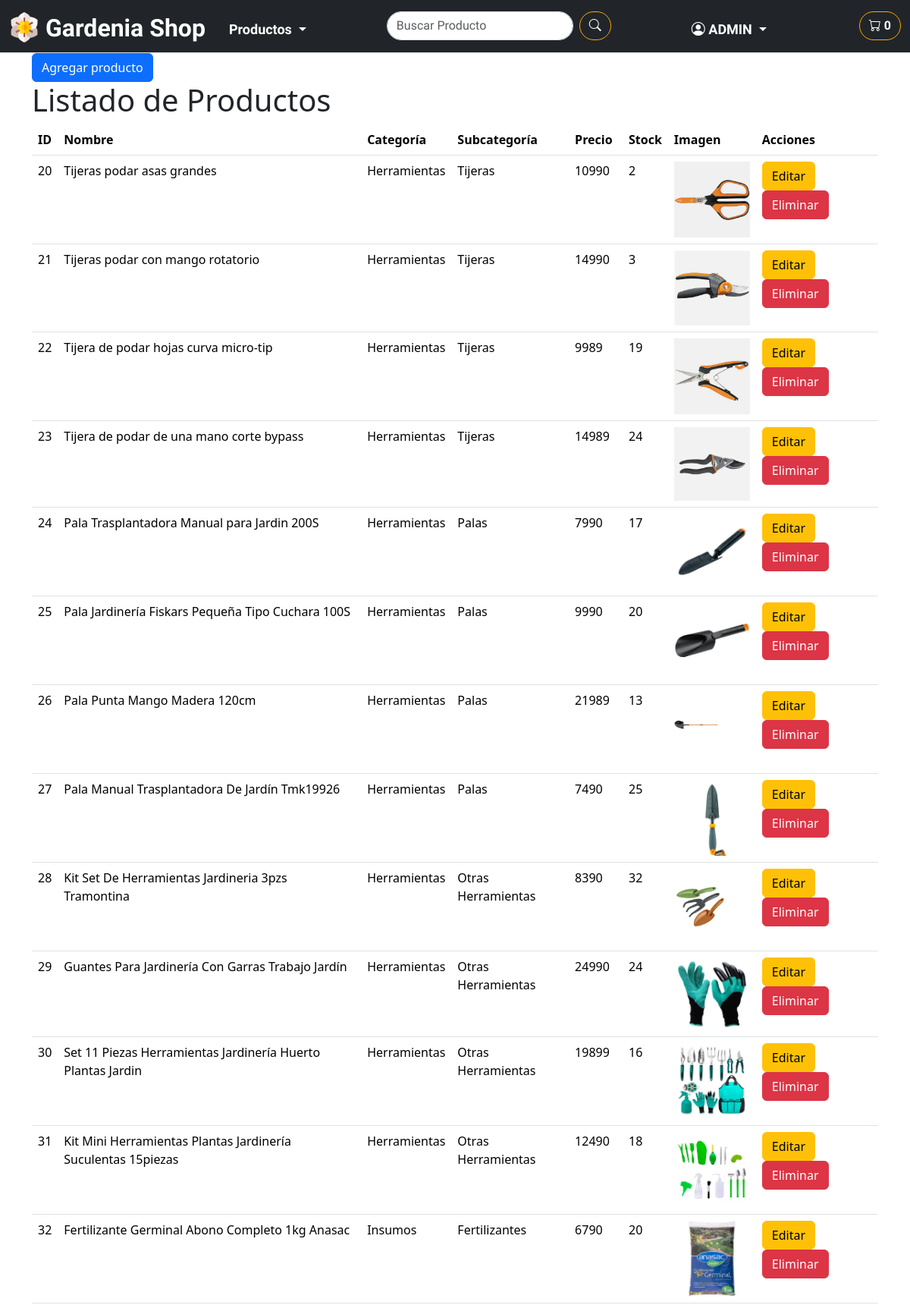
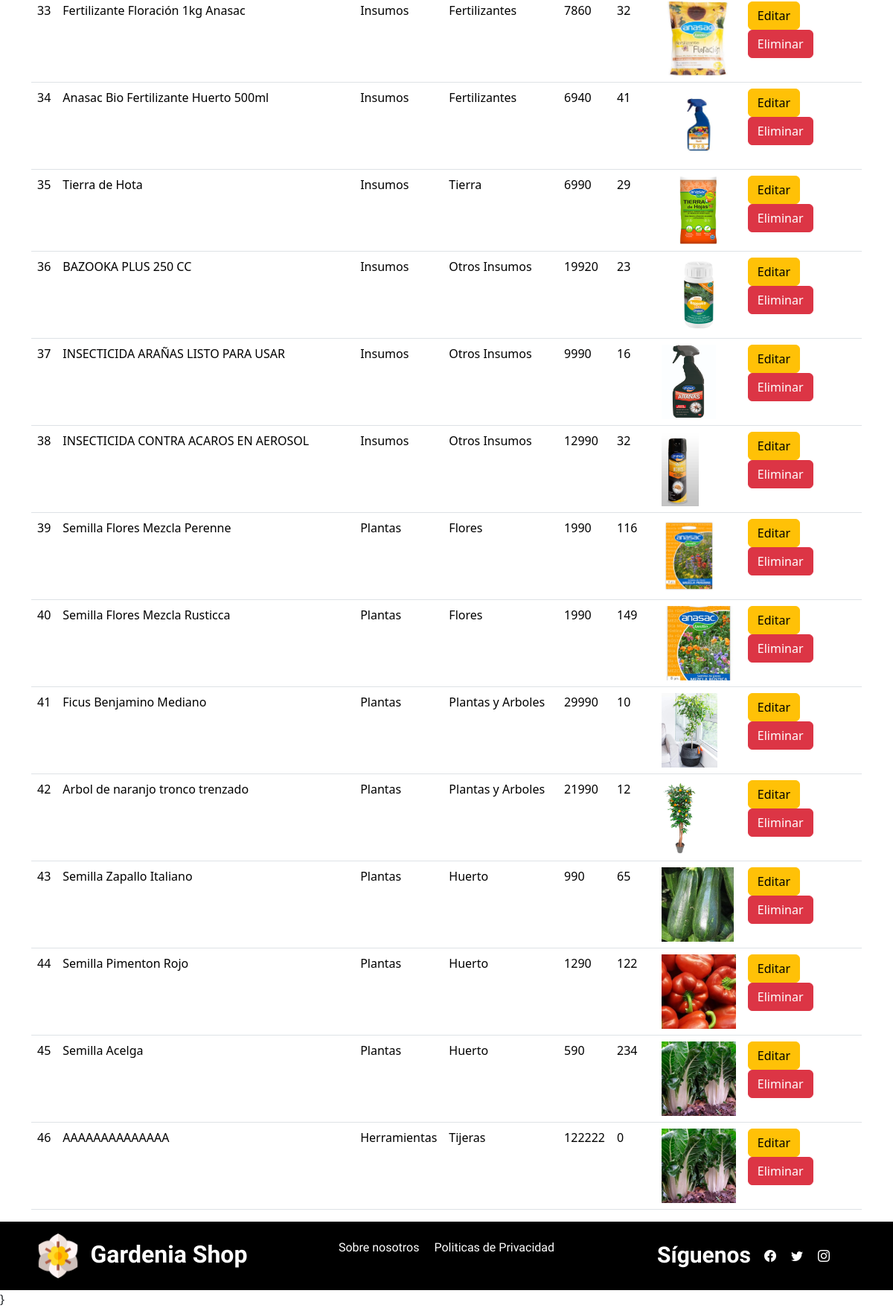
Page /shopWeb/admin/productos/ (signed in) on the committed database (2 pictures, top to bottom).
### shopWeb/models.py (models this page shows, shortened)
class Producto(models.Model):
    id_categoria = models.ForeignKey(Categoria, on_delete=models.CASCADE, related_name='categoria_producto')
    id_subcategoria = models.ForeignKey(SubCategoria, on_delete=models.CASCADE, related_name='subcategoria_producto')
    id_producto = models.AutoField(primary_key=True)
    nombre = models.CharField(max_length=80)
    precio = models.IntegerField()
    stock = models.IntegerField()
    descripcion = models.CharField(max_length=250, blank=True, null=True)
    img = models.ImageField(upload_to='productos/', null=True, blank=True)

class Categoria(models.Model):
    categoria_id = models.AutoField(primary_key=True)
    categoria_nombre = models.CharField( max_length=50)

class SubCategoria(models.Model):
    subcategoria_id = models.AutoField(primary_key=True)
    categoria = models.ForeignKey(Categoria, on_delete=models.CASCADE, related_name='categorias_productos')
    subcategoria_nombre = models.CharField(max_length=50)

### shopWeb/views.py (the view)
# urls.py: path('productos/', views.all_productos_view, name='productos'),
@login_required
@user_passes_test(es_admin)
def productos(request):
    productos = Producto.objects.all()
    return render(request, 'shopWeb/admin/productos.html', {'productos': productos})

### shopWeb/views.py (called while the page is built)
def es_admin(user):
    return user.is_staff

### shopWeb/templates/shopWeb/admin/productos.html (shortened to what this page needs)
{% extends 'shopWeb/layouts/base.html' %}
{% load static %}
{% block content %}
<div class="container">
    <a href="{% url 'agregar_producto' %}"
        class="btn btn-primary">Agregar producto</a>
    <h1>Listado de Productos</h1>
    <table class="table">
        <thead>
            <tr>
                <th>ID</th>
                <th>Nombre</th>
                <th>Categoría</th>
                <th>Subcategoría</th>
                <th>Precio</th>
                <th>Stock</th>
                <th>Imagen</th>
                <th>Acciones</th>
            </tr>
        </thead>
        <tbody>
            {% for producto in productos %}
            <tr>
                <td>{{ producto.id_producto }}</td>
                <td>{{ producto.nombre }}</td>
                <td>{{ producto.id_categoria.categoria_nombre }}</td>
                <td>{{ producto.id_subcategoria.subcategoria_nombre }}</td>
                <td>{{ producto.precio }}</td>
                <td>{{ producto.stock }}</td>
                <td>
                    {% if producto.img %}
                        <img src="{{ producto.img.url }}"
                            alt="{{ producto.nombre }}"
                            style="max-width: 100px; max-height: 100px;">
                    {% else %}
                        No image
                    {% endif %}
                </td>
                <td>
                    <a
                        href="{% url 'editar_producto' producto.id_producto %}"
                        class="btn btn-warning">Editar</a>
                        <a href="{% url 'eliminar_producto' producto.id_producto %}" class="btn btn-danger" onclick="return confirm('¿Estás seguro de que deseas eliminar este producto?');">Eliminar</a>
                </td>
            </tr>
            {% endfor %}
        </tbody>
    </table>
</div>
{% endblock %}

### shopWeb/templates/shopWeb/layouts/navbar.html (shortened to what this page needs)
{% load static %}
<link rel="stylesheet" type="text/css" href="{% static 'css/style.css' %}">
<nav
    class="navbar navbar-dark navbar-expand-lg bg-dark sticky-top border-bottom pb-0">
    <div
        class="container-fluid d-flex align-items-center justify-content-between">
        <div class="d-flex align-items-start">
            <img src="{% static 'img/logo/logo_color.png' %}" alt="logo color"
                width="40" class="me-2 mt-2">
            <a class="navbar-brand dancing-script-font"
                href="{% url 'index' %}">
                <h5>Gardenia Shop</h5>
            </a>
        </div>
        <div class="offcanvas bg-dark offcanvas-end flex-column" id="offcanvas"
            aria-labelledby="offcanvasLabel">
            <div class="offcanvas-body justify-content-start align-items-start">
                <ul
                    class="navbar-nav me-auto d-flex flex-column flex-lg-row flex-grow-1 align-items-start justify-content-between">
                    <li class="nav-item dropdown">
                        <a class="nav-link dropdown-toggle comfortaa-font"
                            href="#PRODUCTOS" id="navbarDropdownMenuLink1"
                            role="button" data-bs-toggle="dropdown"
                            aria-expanded="false">
                            Productos
                        </a>
                    </li>
                    <form class="d-flex" role="search">
                        <input type="text" class="form-control me-2"
                            placeholder="Buscar Producto">
                        <button type="submit" class="btn btn-outline-success">
                            <i class="bi bi-search"></i>
                        </button>
                    </form>
                    {% if request.user.is_authenticated %}
                    {% if request.user.is_staff %}
                    <li class="nav-item dropdown">
                        <a class="nav-link dropdown-toggle"
                            id="navbarDropdownMenuLink1" role="button"
                            data-bs-toggle="dropdown" aria-expanded="false">
                            <i class="bi bi-person-circle"></i>
                            {{request.user.username}}
                        </a>
                    </li>
                    {% endif %}
                    {% else %}
                    <a class="nav-link comfortaa-font" id="singin" href="#"
                        data-bs-toggle="modal" data-bs-target="#modalSignin">
                        <i class="bi bi-person-circle"></i> Iniciar Sesión
                    </a>
                    {% endif %}
                    <button class="btn btn-outline-success ms-3 carrito-button"
                        type="button" data-bs-toggle="offcanvas"
                        data-bs-target="#carrito-offcanvas"
                        aria-controls="offcanvasCarrito">
                        <i class="bi bi-cart"></i>
                        <span id="carrito-icono">0</span>
                    </button>
                </ul>
            </div>
        </div>
    </div>
</nav>

### shopWeb/static/css/style.css (style rules this page uses)
:root { --color-primary: #FFA500; --color-secondary: #FFD700; --color-tertiary: #32CD32; --color-red: #aa2929f0; --color-dark: #333333; --color-light: #FFFFFF; --color-black: #000000; }
html, body { height: 100vh; }
body { display: flex; flex-direction: column; }
.dancing-script-font { font-family: "Dancing Script", cursive; font-optical-sizing: auto; font-size: xx-large; font-weight: 700; font-style: normal; }
.comfortaa-font { font-family: "Comfortaa", sans-serif; font-optical-sizing: auto; font-weight: 700; font-style: normal; }
h5 { padding-top: 5px; font-family: "Dancing Script", cursive; font-optical-sizing: auto; font-size: xx-large; font-weight: 700; font-style: normal; color: var(--color-light); }
ul { list-style: none; }
a { text-decoration: none; color: var(--color-light); }
.navbar-brand { font-size: 30px; font-weight: bold; }
.nav-link { font-family: "Comfortaa", sans-serif; font-size: 18px; font-weight: bold; color: var(--color-light); padding: 10px 15px; white-space: nowrap; }
#navbarDropdownMenuLink1 { color: var(--color-light); font-family: "Comfortaa", sans-serif; font-size: 18px; font-weight: bold; padding: 10px 15px; }
.form-control { border-radius: 25px; font-family: "Comfortaa", sans-serif; }
.btn-outline-success { border-color: var(--color-primary); color: var(--color-light); font-weight: bold; border-radius: 25px; white-space: nowrap; }
.offcanvas-body { padding: 20px; overflow-y: auto; }
.politicas-page p, ul, li { font-family: "Comfortaa", sans-serif; font-size: 18px; font-weight: bold; color: var(--color-dark); }

### rows in the picture
Producto: id_producto "20", nombre "Tijeras podar asas grandes", id_categoria.categoria_nombre "Herramientas", id_subcategoria.subcategoria_nombre "Tijeras", precio "10990", stock "2", img (picture)
Producto: id_producto "21", nombre "Tijeras podar con mango rotatorio", id_categoria.categoria_nombre "Herramientas", id_subcategoria.subcategoria_nombre "Tijeras", precio "14990", stock "3", img (picture)
Producto: id_producto "22", nombre "Tijera de podar hojas curva micro-tip", id_categoria.categoria_nombre "Herramientas", id_subcategoria.subcategoria_nombre "Tijeras", precio "9989", stock "19", img (picture)
Producto: id_producto "23", nombre "Tijera de podar de una mano corte bypass", id_categoria.categoria_nombre "Herramientas", id_subcategoria.subcategoria_nombre "Tijeras", precio "14989", stock "24", img (picture)
Producto: id_producto "24", nombre "Pala Trasplantadora Manual para Jardin 200S", id_categoria.categoria_nombre "Herramientas", id_subcategoria.subcategoria_nombre "Palas", precio "7990", stock "17", img (picture)
Producto: id_producto "25", nombre "Pala Jardinería Fiskars Pequeña Tipo Cuchara 100S", id_categoria.categoria_nombre "Herramientas", id_subcategoria.subcategoria_nombre "Palas", precio "9990", stock "20", img (picture)
Producto: id_producto "26", nombre "Pala Punta Mango Madera 120cm", id_categoria.categoria_nombre "Herramientas", id_subcategoria.subcategoria_nombre "Palas", precio "21989", stock "13", img (picture)
Producto: id_producto "27", nombre "Pala Manual Trasplantadora De Jardín Tmk19926", id_categoria.categoria_nombre "Herramientas", id_subcategoria.subcategoria_nombre "Palas", precio "7490", stock "25", img (picture)
Producto: id_producto "28", nombre "Kit Set De Herramientas Jardineria 3pzs Tramontina", id_categoria.categoria_nombre "Herramientas", id_subcategoria.subcategoria_nombre "Otras Herramientas", precio "8390", stock "32", img (picture)
Producto: id_producto "29", nombre "Guantes Para Jardinería Con Garras Trabajo Jardín", id_categoria.categoria_nombre "Herramientas", id_subcategoria.subcategoria_nombre "Otras Herramientas", precio "24990", stock "24", img (picture)
Producto: id_producto "30", nombre "Set 11 Piezas Herramientas Jardinería Huerto Plantas Jardin", id_categoria.categoria_nombre "Herramientas", id_subcategoria.subcategoria_nombre "Otras Herramientas", precio "19899", stock "16", img (picture)
Producto: id_producto "31", nombre "Kit Mini Herramientas Plantas Jardinería Suculentas 15piezas", id_categoria.categoria_nombre "Herramientas", id_subcategoria.subcategoria_nombre "Otras Herramientas", precio "12490", stock "18", img (picture)
Producto: id_producto "32", nombre "Fertilizante Germinal Abono Completo 1kg Anasac", id_categoria.categoria_nombre "Insumos", id_subcategoria.subcategoria_nombre "Fertilizantes", precio "6790", stock "20", img (picture)
Producto: id_producto "33", nombre "Fertilizante Floración 1kg Anasac", id_categoria.categoria_nombre "Insumos", id_subcategoria.subcategoria_nombre "Fertilizantes", precio "7860", stock "32", img (picture)
Producto: id_producto "34", nombre "Anasac Bio Fertilizante Huerto 500ml", id_categoria.categoria_nombre "Insumos", id_subcategoria.subcategoria_nombre "Fertilizantes", precio "6940", stock "41", img (picture)
Producto: id_producto "35", nombre "Tierra de Hota", id_categoria.categoria_nombre "Insumos", id_subcategoria.subcategoria_nombre "Tierra", precio "6990", stock "29", img (picture)
Producto: id_producto "36", nombre "BAZOOKA PLUS 250 CC", id_categoria.categoria_nombre "Insumos", id_subcategoria.subcategoria_nombre "Otros Insumos", precio "19920", stock "23", img (picture)
Producto: id_producto "37", nombre "INSECTICIDA ARAÑAS LISTO PARA USAR", id_categoria.categoria_nombre "Insumos", id_subcategoria.subcategoria_nombre "Otros Insumos", precio "9990", stock "16", img (picture)
Producto: id_producto "38", nombre "INSECTICIDA CONTRA ACAROS EN AEROSOL", id_categoria.categoria_nombre "Insumos", id_subcategoria.subcategoria_nombre "Otros Insumos", precio "12990", stock "32", img (picture)
Producto: id_producto "39", nombre "Semilla Flores Mezcla Perenne", id_categoria.categoria_nombre "Plantas", id_subcategoria.subcategoria_nombre "Flores", precio "1990", stock "116", img (picture)
Producto: id_producto "40", nombre "Semilla Flores Mezcla Rusticca", id_categoria.categoria_nombre "Plantas", id_subcategoria.subcategoria_nombre "Flores", precio "1990", stock "149", img (picture)
Producto: id_producto "41", nombre "Ficus Benjamino Mediano", id_categoria.categoria_nombre "Plantas", id_subcategoria.subcategoria_nombre "Plantas y Arboles", precio "29990", stock "10", img (picture)
Producto: id_producto "42", nombre "Arbol de naranjo tronco trenzado", id_categoria.categoria_nombre "Plantas", id_subcategoria.subcategoria_nombre "Plantas y Arboles", precio "21990", stock "12", img (picture)
Producto: id_producto "43", nombre "Semilla Zapallo Italiano", id_categoria.categoria_nombre "Plantas", id_subcategoria.subcategoria_nombre "Huerto", precio "990", stock "65", img (picture)
Producto: id_producto "44", nombre "Semilla Pimenton Rojo", id_categoria.categoria_nombre "Plantas", id_subcategoria.subcategoria_nombre "Huerto", precio "1290", stock "122", img (picture)
Producto: id_producto "45", nombre "Semilla Acelga", id_categoria.categoria_nombre "Plantas", id_subcategoria.subcategoria_nombre "Huerto", precio "590", stock "234", img (picture)
Producto: id_producto "46", nombre "AAAAAAAAAAAAAA", id_categoria.categoria_nombre "Herramientas", id_subcategoria.subcategoria_nombre "Tijeras", precio "122222", stock "0", img (picture)

### other values in the picture
{{ request.user.username }} "ADMIN"
